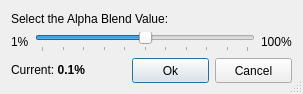
<ui version="4.0" >
 <class>CustomAlphaBlend</class>
 <widget class="QDialog" name="CustomAlphaBlend" >
  <property name="geometry" >
   <rect>
    <x>0</x>
    <y>0</y>
    <width>303</width>
    <height>94</height>
   </rect>
  </property>
  <property name="maximumSize" >
   <size>
    <width>16777215</width>
    <height>94</height>
   </size>
  </property>
  <property name="windowTitle" >
   <string>Custom Alpha Blend</string>
  </property>
  <property name="sizeGripEnabled" >
   <bool>true</bool>
  </property>
  <layout class="QGridLayout" >
   <item row="0" column="0" >
    <widget class="QLabel" name="lblTitle" >
     <property name="text" >
      <string>Select the Alpha Blend Value:</string>
     </property>
    </widget>
   </item>
   <item row="1" column="0" >
    <layout class="QHBoxLayout" >
     <item>
      <widget class="QLabel" name="lbl01percent" >
       <property name="text" >
        <string>1%</string>
       </property>
      </widget>
     </item>
     <item>
      <widget class="QSlider" name="hsAlphaBlend" >
       <property name="minimum" >
        <number>0</number>
       </property>
       <property name="maximum" >
        <number>100</number>
       </property>
       <property name="value" >
        <number>50</number>
       </property>
       <property name="orientation" >
        <enum>Qt::Horizontal</enum>
       </property>
       <property name="tickPosition" >
        <enum>QSlider::TicksBelow</enum>
       </property>
      </widget>
     </item>
     <item>
      <widget class="QLabel" name="lbl100percent" >
       <property name="text" >
        <string>100%</string>
       </property>
      </widget>
     </item>
    </layout>
   </item>
   <item row="2" column="0" >
    <layout class="QHBoxLayout" >
     <item>
      <widget class="QLabel" name="lblCurrentValue" >
       <property name="text" >
        <string>Current: &lt;b>0.1%&lt;/b></string>
       </property>
      </widget>
     </item>
     <item>
      <spacer>
       <property name="orientation" >
        <enum>Qt::Horizontal</enum>
       </property>
       <property name="sizeHint" >
        <size>
         <width>101</width>
         <height>20</height>
        </size>
       </property>
      </spacer>
     </item>
     <item>
      <widget class="QPushButton" name="btnOk" >
       <property name="minimumSize" >
        <size>
         <width>77</width>
         <height>25</height>
        </size>
       </property>
       <property name="text" >
        <string>Ok</string>
       </property>
      </widget>
     </item>
     <item>
      <widget class="QPushButton" name="btnCancel" >
       <property name="minimumSize" >
        <size>
         <width>77</width>
         <height>25</height>
        </size>
       </property>
       <property name="text" >
        <string>Cancel</string>
       </property>
      </widget>
     </item>
    </layout>
   </item>
  </layout>
 </widget>
 <resources/>
 <connections/>
</ui>
